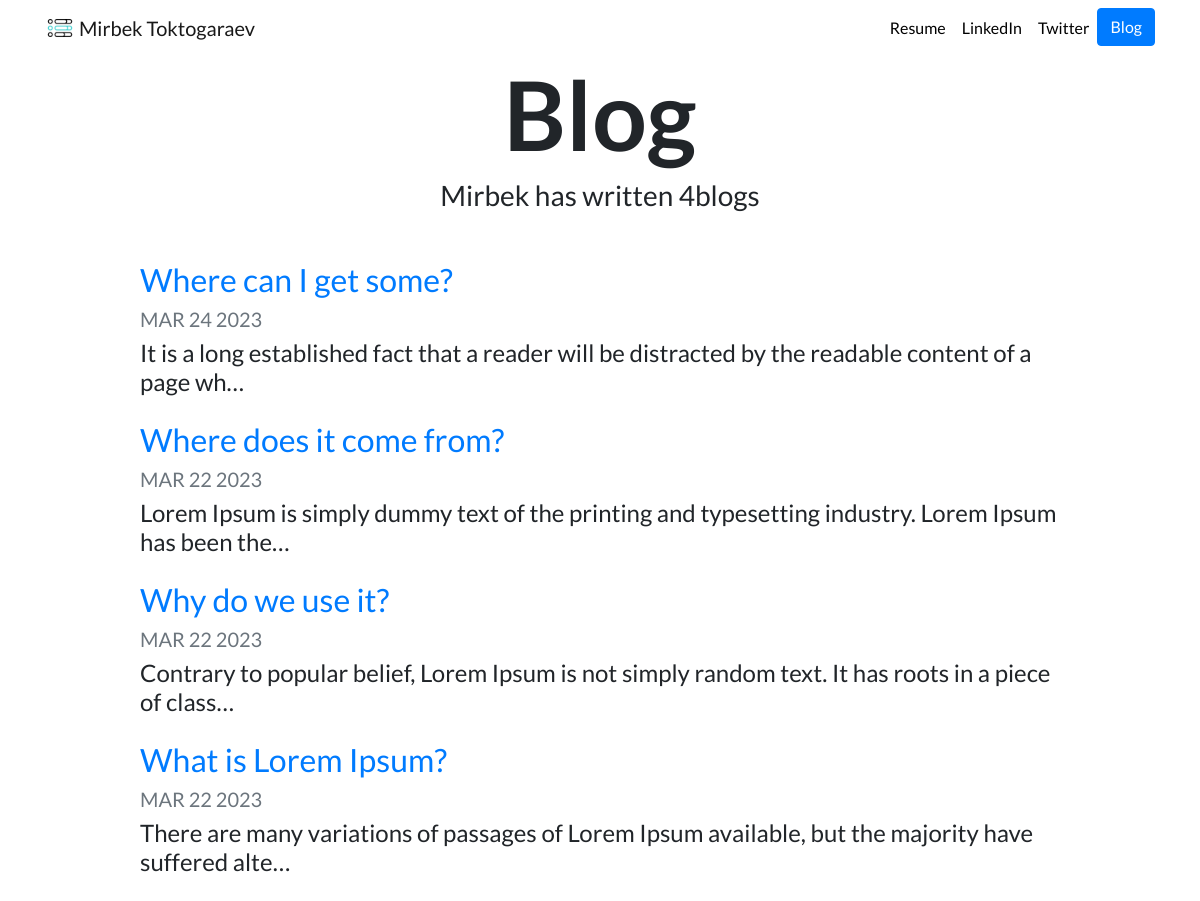
Screenshot of /blog/ with the database file from the repository.
### blog/models.py (models this page shows, shortened)
class Blog(models.Model):
    title = models.CharField(max_length=200)
    description = models.TextField()
    date = models.DateField()

### blog/views.py (the view)
# urls.py: path('', views.all_blogs, name='all_blogs'),
def all_blogs(request):
    blogs = Blog.objects.order_by('-date')
    return render(request, "blog/all_blogs.html", {'blogs': blogs})

### blog/templates/blog/all_blogs.html
{%extends "portfolio/base.html" %} {% load static %} {% block content %}
<h1 id="blogtitle" class="font-weight-bold text-center">Blog</h1>
<h3 class="text-center mb-5">
  Mirbek has written {{ blogs.count }}blog{{ blogs.count|pluralize }}
</h3>
{% for blog in blogs %}
<div class="row justify-content-center my-3">
  <div class="col-md-10">
    <a href="{% url 'blog:detail' blog.id %}">
      <h2>{{ blog.title }}</h2>
    </a>
    <h5 class="text-muted">{{ blog.date|date:'M d Y'|upper }}</h5>
    <h4>{{ blog.description|striptags|truncatechars:100 }}</h4>
  </div>
</div>
{% endfor %} {% endblock %}

### portfolio/static/portfolio/custom.css (style rules this page uses)
body { font-family: 'Lato', sans-serif; }
#blogtitle { font-size: 6rem; }

### rows the page displays
Blog: title "Where can I get some?", date "MAR 24 2023", description "It is a long established fact that a reader will be distracted by the readable content of a page wh…"
Blog: title "Where does it come from?", date "MAR 22 2023", description "Lorem Ipsum is simply dummy text of the printing and typesetting industry. Lorem Ipsum has been the…"
Blog: title "Why do we use it?", date "MAR 22 2023", description "Contrary to popular belief, Lorem Ipsum is not simply random text. It has roots in a piece of class…"
Blog: title "What is Lorem Ipsum?", date "MAR 22 2023", description "There are many variations of passages of Lorem Ipsum available, but the majority have suffered alte…"

### other values shown
{{ blogs.count }} "4"
